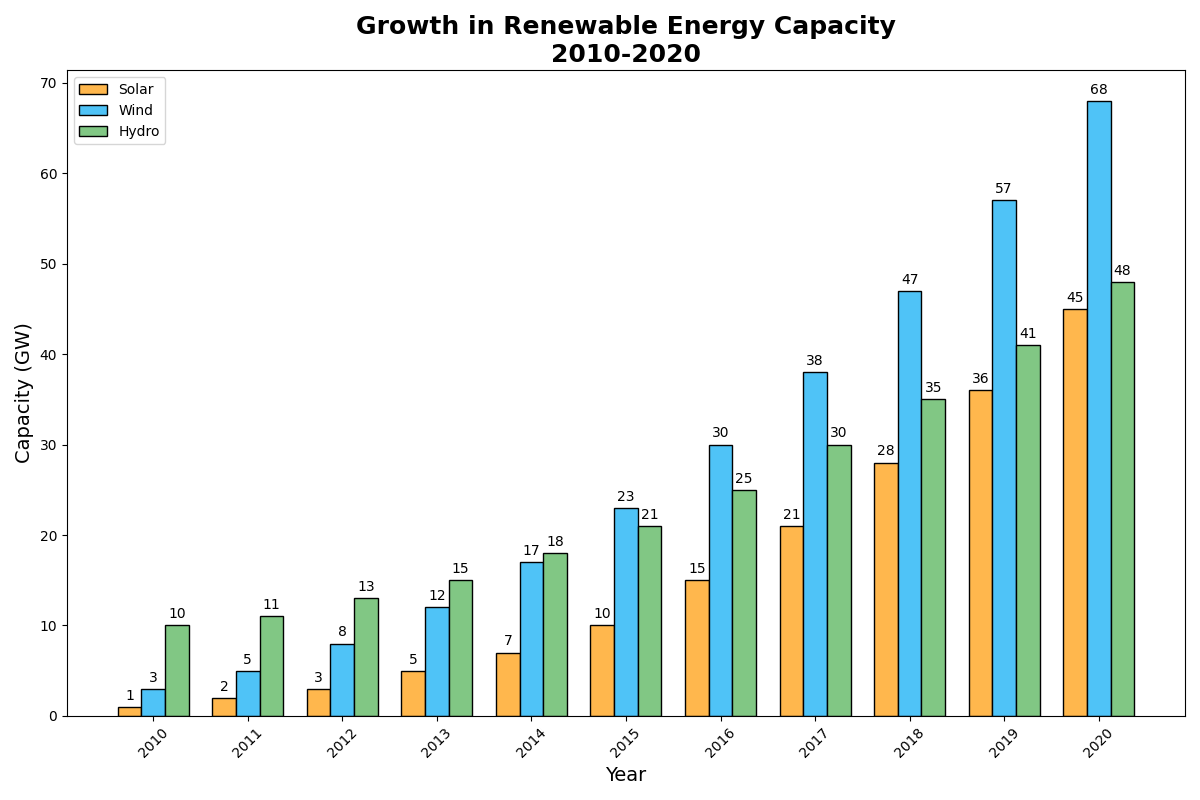

Here is the Python script that generated this plot:
import matplotlib.pyplot as plt
import numpy as np

# Backstory:
# Our chart represents the annual growth in renewable energy capacity by type (Solar, Wind, Hydro) in a country from 2010 to 2020.
# The story behind the data is the government's increasing investment in renewable energies.

# Years of data collection
years = np.arange(2010, 2021)

# Renewable energy capacity (in GW) - fabricated realistic growth data
solar_capacity = [1, 2, 3, 5, 7, 10, 15, 21, 28, 36, 45]
wind_capacity = [3, 5, 8, 12, 17, 23, 30, 38, 47, 57, 68]
hydro_capacity = [10, 11, 13, 15, 18, 21, 25, 30, 35, 41, 48]

# Colors for each type of energy
colors = ['#FFB74D', '#4FC3F7', '#81C784']

# Create the figure and axis objects
fig, ax = plt.subplots(figsize=(12, 8))

# Plot bars
bar_width = 0.25  # Width of the bars
indices = np.arange(len(years))

bars1 = ax.bar(indices - bar_width, solar_capacity, bar_width, color=colors[0], edgecolor='black', label='Solar')
bars2 = ax.bar(indices, wind_capacity, bar_width, color=colors[1], edgecolor='black', label='Wind')
bars3 = ax.bar(indices + bar_width, hydro_capacity, bar_width, color=colors[2], edgecolor='black', label='Hydro')

# Customize the plot with titles and labels
ax.set_title('Growth in Renewable Energy Capacity\n2010-2020', fontsize=18, fontweight='bold')
ax.set_xlabel('Year', fontsize=14)
ax.set_ylabel('Capacity (GW)', fontsize=14)
ax.set_xticks(indices)
ax.set_xticklabels(years, rotation=45)
ax.legend()

# Adding text labels on top of the bars
def add_labels(bars):
    for bar in bars:
        height = bar.get_height()
        ax.annotate('{}'.format(height),
                    xy=(bar.get_x() + bar.get_width() / 2, height),
                    xytext=(0, 3),  # 3 points vertical offset
                    textcoords="offset points",
                    ha='center', va='bottom')

add_labels(bars1)
add_labels(bars2)
add_labels(bars3)

# Adjust layout to make room for y-labels
plt.tight_layout()

# Show the plot
plt.show()
